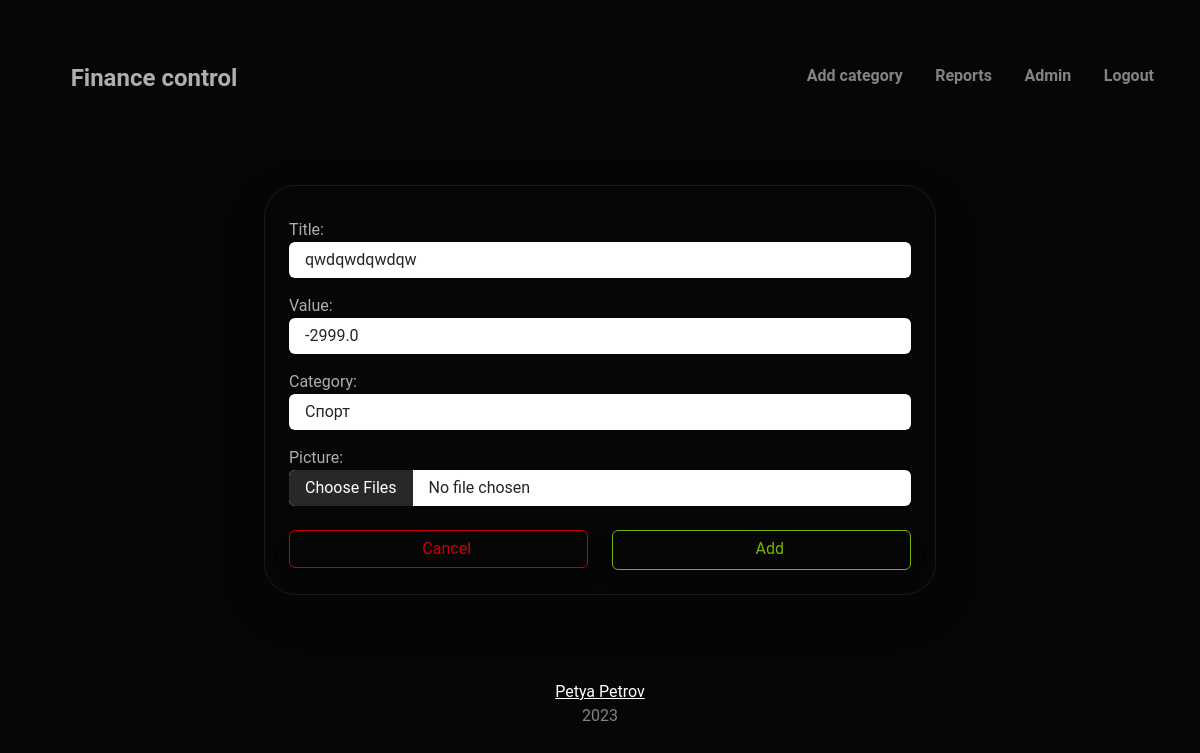
Page /order/8/update (signed in) on the committed database.
### Finance/models.py (models this page shows, shortened)
class Order(models.Model):
    title = models.CharField(max_length=255,
                             db_index=True,
                             verbose_name='Title',
                             blank=True,
                             null=True)
    created_at = models.DateTimeField(auto_now_add=True, verbose_name='Created at')
    count = models.FloatField(verbose_name='Value')
    category = models.ForeignKey('Category', on_delete=models.CASCADE, null=False, verbose_name='Category')
    has_image = models.BooleanField(default=False)
    class Meta:
        verbose_name = 'Order'
        verbose_name_plural = 'Orders'
        ordering = ['-created_at']

class Category(models.Model):
    title = models.CharField(max_length=255,
                             db_index=True,
                             verbose_name='Title',
                             blank=False,
                             unique=True)
    slug = models.SlugField(null=True, blank=True, editable=False, unique=True)
    def __str__(self):
        return self.title
    class Meta:
        verbose_name = 'Category'
        verbose_name_plural = 'Categories'
        ordering = ['title']

### Finance/views.py (the view)
# urls.py: path('order/<int:pk>/update', OrderUpdateView.as_view(), name='update_order'),
class OrderUpdateView(OrderMixin, UpdateView):
    form_class = OrderCreateForm

### Finance/forms.py
class OrderCreateForm(BootstrapForm):
    image = forms.ImageField(label='Picture', required=False, widget=forms.FileInput(attrs = {"class":"form-contol",  "multiple":"", }))
    category = forms.ModelChoiceField(label='Category', queryset=Category.objects.all(), widget=forms.Select(attrs = {"class":"form-control"}), empty_label=None)
    class Meta:
        model = Order
        fields = [
            'title',
            'count',
            'category',
            ]

### Finance/templatetags/custom_filters.py (called while the page is built)
@register.inclusion_tag('include/_navbar.html')
def show_navbar(request):
    current_page = request.get('PATH_INFO')
    return {'current_page': current_page}

### templates/form.html (shortened to what this page needs)
{% extends 'base.html' %}
{% load static %}
{% load crispy_forms_tags %}
{% load custom_filters %}
{% block css %}
<link rel="stylesheet" href="{% static 'css/bootstrap-datepicker3.css' %}">
{% endblock %}
{% block container %}
<div class="cover-container mt-3 m-auto rounded-5 p-4 shadow w-100 blur bg-transparent border border-light border-opacity-75 shadow-lg">
    <div class="row">
        <form method="POST" enctype="multipart/form-data">
            {{form.as_p}}
            <div class="row mt-4">
                <div class="col">
                    <a href="{% url 'order_list' %}" class="btn btn-outline-danger shadow form-control icon-undo">
                        <i class="bi-x-square"></i>
                        Cancel</a>
                </div>
                <div class="col">
                    <button type="submit" class="btn btn-outline-success shadow form-control icon-list-add">
                        <i class="bi bi-plus-square"></i>
                        Add</button>
                </div>
            </div>
        </form>
    </div>
</div>
{% endblock %}

### config/static/css/cover.css (style rules this page uses)
body { // box-shadow: inset 0 0 15rem rgba(0, 0, 0, .5); background-image: url(../icons/wave.svg); background-position: top; background-repeat: no-repeat; background-size: cover; }
.blur { backdrop-filter: blur(10px); }
.cover-container { max-width: 42em; }
.bi { vertical-align: -.125em; fill: currentColor; }
html, body { height: 100%; }
body { display: flex; align-items: center; padding-top: 40px; padding-bottom: 40px; }

### rows in the picture
Order: title "qwdqwdqwdqw", count "-2999.0", category "Спорт"
